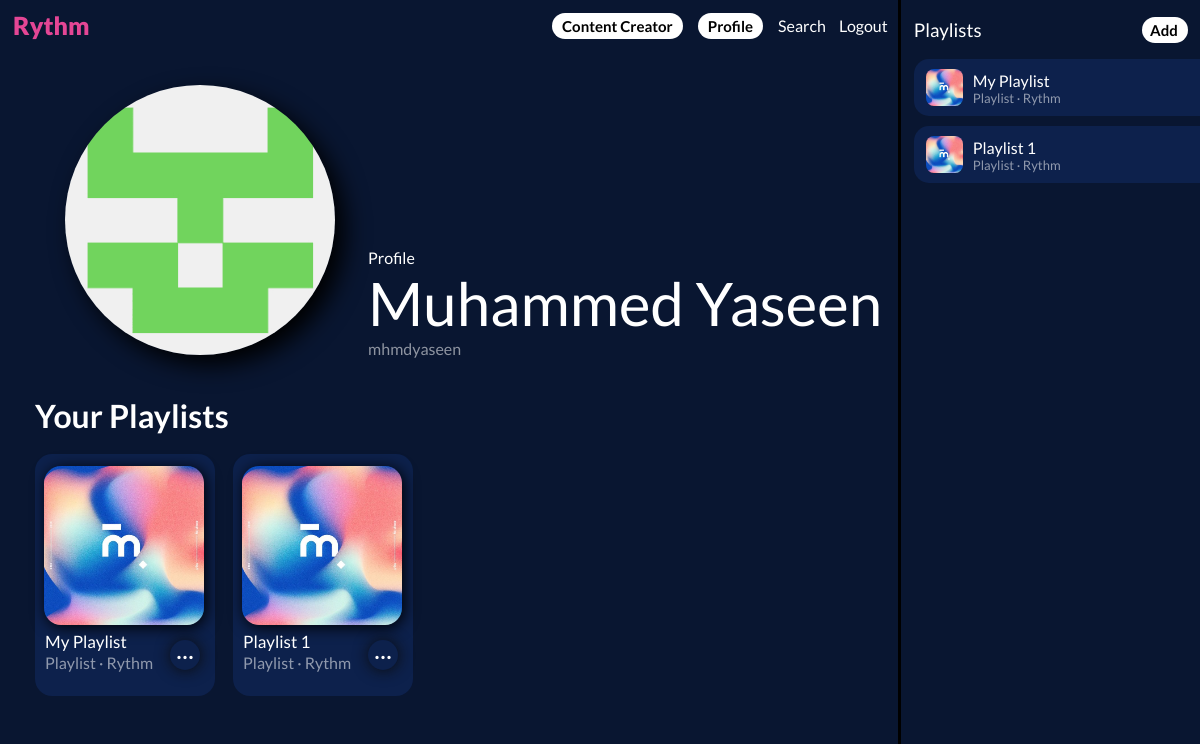
The page /user_profile (signed in) on the database its author committed.
### model/main.py (models this page shows)
class User(db.Model, UserMixin):
    __tablename__ = 'User'
    id = db.Column(db.Integer, primary_key = True)
    name = db.Column(db.String(50), nullable = False)
    username = db.Column(db.String(50), unique = True, nullable = False)
    email = db.Column(db.String(120), unique = True, nullable = False)
    password = db.Column(db.String(120), nullable = False)
    role = db.Column(db.Integer, nullable = False)
    status = db.Column(db.Integer, nullable = False)
    playlists = db.relationship('Playlist', backref = 'User', lazy = 'dynamic', primaryjoin="User.username == foreign(Playlist.user_username)")

class Playlist(db.Model):
    __tablename__ = 'Playlist'
    id = db.Column(db.Integer, primary_key = True)
    name = db.Column(db.String(30), unique = False, nullable = False)
    user_username = db.Column(db.String(50), nullable = False)
    songs = db.relationship('Song', secondary = 'Playlist_song', back_populates = 'playlists')
    __table_args__ = (db.UniqueConstraint('user_username','name'),)

### app.py (the view)
@app.route('/user_profile')
@login_required
def user_profile():
    name, username = current_user.name, current_user.username
    playlists_info = db.session.query(Playlist.name).filter(Playlist.user_username == current_user.username).all()
    playlists_name = [playlist[0] for playlist in playlists_info]
    return render_template('user-profile.html', name = name, username = username, playlists_info = playlists_info, playlists_name = playlists_name)

### app.py (called while the page is built)
@login_manager.user_loader
def load_user(id):
    return db.session.get(User, int(id))

### templates/user-profile.html (shortened to what this page needs)
{% extends 'base.html' %}
{% block body %}
            <div class="main-cat">
                <div class="album-details">
                    <div class="album-cov">
                        <img src="{{ url_for('profile_picture', filename='static/uploads/profile-picture/profile-picture.jpg') }}" class="profile-cover">
                    </div>
                    <div class="album-info">
                        <div>Profile</div>
                        <div class="album-name">{{name}}</div>
                        <div class="artist-name">{{username}}</div>
                    </div>
                </div>
                <br><br>
                <div class="first-heading">
                    Your Playlists
                </div>
            </div>
            <br>
            <div class="main-cat">
                <div class="songs-list">
                    {% if playlists_name|length == 0 %}
                    <br>
                    <h2 style="color: gray;">Currently There Are No Playlists.</h2>
                    {% else %}
                    {% for playlist_name in playlists_name %}
                    <div class="song">
                        <div class="song-background">
                            <div class="song-poster">
                                <img src="{{ url_for('playlist_cover', filename='static/uploads/playlist-cover/cover.jpg') }}" class="poster-dim" alt="Profile Picture">
                            </div>
                            <div style="position: relative; display:flex;" class="song-details">
                                <div class="song-name">
                                    <a href="/playlist/{{playlist_name}}" style="text-decoration:none;">
                                        {{playlist_name}}
                                    </a>
                                </div>
                                <div style="position: absolute; top:100%; margin-left:135px; margin-top:-12px;" class="dropdown">
                                    <button onclick="myFunction(this)" class="dropbtn">
                                        &centerdot;&centerdot;&centerdot;
                                    </button>
                                </div>
                            </div>
                            <div class="song-artist">
                                Playlist &centerdot; Rythm
                            </div>
                        </div>
                    </div>
                    {% endfor %}
                    {% endif %}
                </div>
            </div>
        </div>
{% endblock %}

### templates/base.html (shortened to what this page needs)
<!DOCTYPE html>
<html lang="en">
<head>
    <link rel="stylesheet" href="{{ url_for('static', filename='styles.css')}}">
</head>
<body>
    <div class="container">
        <div class="main-content">
            <div class="banner">
                <a class="brand-name" href="/home">Rythm</a>
                <div class="utils">
                    <div class="settings">
                        <a class="btn" href="{{ url_for('content_creator') }}">Content Creator</a>
                    </div>
                    <div class="search">
                        <a class="btn" href="/user_profile">Profile</a>
                    </div>
                    <div class="search" style="margin-right: 10px;">
                        <a class="show-more" href="/search">Search</a>
                    </div>
                    <div class="settings" style="margin-right: 10px;">
                        <a class="show-more" href="/logout">Logout</a>
                    </div>
                </div>
            </div>
        {% block body %}{% endblock %}
        <div class="side-bar">
            <div class="playlist-head">
                <h3 class="playlist-heading">Playlists</h3>
                <label class="add-btn" for="popup-trigger">Add</label>
            </div>
            <div class="playlists">
                {% if playlists_info|length == 0%}
                <h4 style="color: grey; margin-left:10px; margin-top:0px;">Create Your First Playlist.</h4>
                {% else %}
                {% for playlist_info in playlists_info %}
                <div class="playlist">
                    <div class="playlist-poster">
                        <img src="{{ url_for('playlist_cover', filename='static/uploads/playlist-cover/cover.jpg') }}" class="playlist-img">
                    </div>
                    <div class="playlist-detail">
                        <div class="playlist-name">
                            <a href="/playlist/{{playlist_info[0]}}" style="text-decoration:none;">
                                {{playlist_info[0]}}
                            </a>
                        </div>
                        <div class="playlist-show">
                            Playlist &centerdot; Rythm
                        </div>
                    </div>
                </div>
                {% endfor %}
                {% endif %}
            </div>
        </div>
    </div>
</body>
</html>

### static/styles.css (style rules this page uses)
:root { --black:rgb(13,26,53); }
* { color: white; font-family: 'Lato'; }
html,body { margin:0px; margin-left: 0px; margin-right: 0px; height: 100%; overflow: hidden; display: flex; flex-direction: column; }
body { background-color: black; }
.container { margin:0px; display: flex; flex:1; overflow: hidden; }
.banner, .admin-banner { display: flex; position: sticky; top:0px; justify-content: space-between; align-items: center; z-index: 99; }
.banner { padding-top: 10px; padding-bottom:10px; background-color: rgb(9,22,49); }
.brand-name, .dashboard-brand-name, .dashboard-brand-name-home { text-decoration: none; font-size: 25px; font-weight: 900; }
.brand-name { margin-left: 13px; color: rgb(228, 70, 149); }
.search, .settings { display: inline-block; }
.btn, .add-btn, .new-album, .rename-btn, .lyrics-btn { font-size:15px; text-decoration: none; border:none; border-radius: 20px; font-weight: bold; cursor: pointer; padding-right:10px; padding-top: 4px; padding-bottom: 4px; transition: all 0.1s; }
.btn { height: 22px; width: 40px; padding-left:10px; background-color: white; color:black; margin-right: 12px; }
.add-btn { height: 18px; width: 28px; padding-left:8px; background-color: white; color:black; margin-right: 12px; }
.main-content, .side-bar { display: flex; overflow-y: auto; flex-direction: column; padding-bottom: 100px; background-color: rgb(9,22,49); }
.main-content { flex:0.75; }
.album-details { margin-top: 35px; margin-left: 30px; }
.album-cov, .album-info { display: inline-block; }
.album-info { margin-left: 30px; }
.album-name { font-size: 60px; }
.profile-cover { width: 270px; border-radius: 200px; box-shadow: 10px 10px 25px black; }
.artist-name { color:rgba(255, 255, 255,0.54); }
.side-bar { flex:0.25; margin-left: 3px; }
.main-cat { margin-left: 35px; }
.first-heading, .show-all, .heading { display: inline-block; }
.first-heading { font-size:32px; font-weight: 700; }
.show-more { text-decoration: none; }
.songs-list { margin-left: 0px; margin-right: 38px; display: inline-block; }
.song { display: inline-block; background-color: rgb(9,22,49); margin-right: 15px; }
.song-background { width:180px; height:240px; padding-top: 2px; margin-bottom: 20px; background-color:rgb(13, 33, 76); border-radius:17px; }
.song-poster { position:relative; margin-top:10px; margin-left:9px; }
.poster-dim { width:160px; border-radius:17px; box-shadow: 2px 2px 15px black; }
.song-name, .song-artist { margin-left:10px; }
.song-name { padding-top: 3px; font-size: 17px; display: inline-block; }
.song-artist { color:rgba(255, 255, 255,0.54); margin-top: 1px; }
.playlist-head { display: flex; justify-content: space-between; align-items: center; border-bottom: 20px; }
.playlist-heading { font-weight: 400; padding-left: 13px; }
.playlist, .list-element { padding-top: 2px; margin-bottom: 10px; display: inline-block; display: flex; align-items: center; }
.playlist { width: 328px; height: 55px; margin-left: 13px; background-color:rgb(13, 33, 76); border-radius:15px; }
.playlist-img { width:37px; margin-left: 12px; border-radius: 8px; }
.playlist-detail { margin-left: 10px; }
.playlist-show, .list-show { color:rgba(255, 255, 255,0.54); font-size: 13px; }
.playlist-show { padding-right: 100px; }
.dropbtn { background-color: rgb(13, 33, 76); color: white; width: 30px; height: 30px; font-size: 22px; border: none; cursor: pointer; border-radius: 50px; box-shadow: 0.5px 0.5px 15px rgb(12,12,12); }
.dropdown { position: absolute; display: inline-block; margin-left: 50px; }

### rows shown on the page
User: name "Muhammed Yaseen", username "mhmdyaseen"
Playlist: name "My Playlist"
Playlist: name "Playlist 1"
